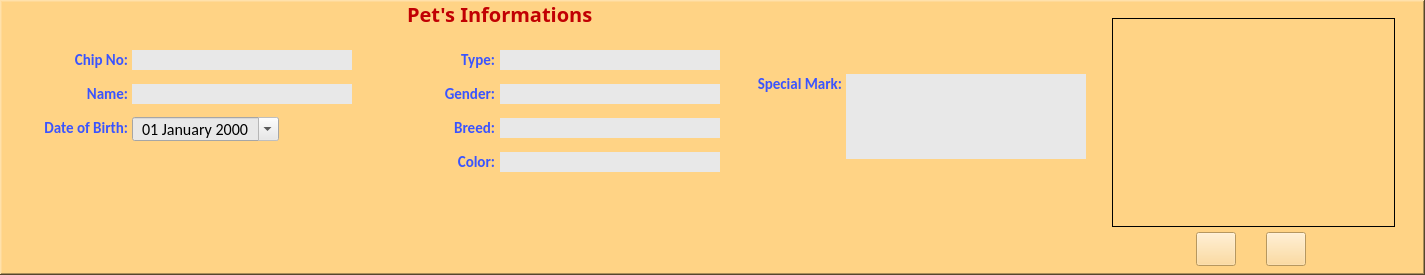
  <widget class="QFrame" name="frmClInfo_2">
   <property name="geometry">
    <rect>
     <x>482</x>
     <y>340</y>
     <width>1425</width>
     <height>275</height>
    </rect>
   </property>
   <property name="styleSheet">
    <string notr="true">background-color: rgb(255, 211, 133)</string>
   </property>
   <property name="frameShape">
    <enum>QFrame::WinPanel</enum>
   </property>
   <property name="frameShadow">
    <enum>QFrame::Raised</enum>
   </property>
   <widget class="QLabel" name="lblType">
    <property name="geometry">
     <rect>
      <x>385</x>
      <y>50</y>
      <width>110</width>
      <height>20</height>
     </rect>
    </property>
    <property name="font">
     <font>
      <family>Calibri</family>
      <pointsize>11</pointsize>
      <weight>75</weight>
      <bold>true</bold>
     </font>
    </property>
    <property name="styleSheet">
     <string notr="true">color: rgb(58, 84, 255)</string>
    </property>
    <property name="text">
     <string>Type:</string>
    </property>
    <property name="alignment">
     <set>Qt::AlignRight|Qt::AlignTrailing|Qt::AlignVCenter</set>
    </property>
   </widget>
   <widget class="QPushButton" name="btnPetDelete">
    <property name="geometry">
     <rect>
      <x>562</x>
      <y>218</y>
      <width>50</width>
      <height>50</height>
     </rect>
    </property>
    <property name="toolTip">
     <string>Delete this pet</string>
    </property>
    <property name="statusTip">
     <string/>
    </property>
    <property name="text">
     <string/>
    </property>
    <property name="icon">
     <iconset theme="C:\Users\baris\Desktop\Projects\Vet\Icons\Delete.png">
      <normaloff>../Icons/Delete.png</normaloff>../Icons/Delete.png</iconset>
    </property>
    <property name="iconSize">
     <size>
      <width>40</width>
      <height>40</height>
     </size>
    </property>
    <property name="flat">
     <bool>true</bool>
    </property>
   </widget>
   <widget class="QLabel" name="lblDOB">
    <property name="geometry">
     <rect>
      <x>18</x>
      <y>118</y>
      <width>110</width>
      <height>20</height>
     </rect>
    </property>
    <property name="font">
     <font>
      <family>Calibri</family>
      <pointsize>11</pointsize>
      <weight>75</weight>
      <bold>true</bold>
     </font>
    </property>
    <property name="styleSheet">
     <string notr="true">color: rgb(58, 84, 255)</string>
    </property>
    <property name="text">
     <string>Date of Birth:</string>
    </property>
    <property name="alignment">
     <set>Qt::AlignRight|Qt::AlignTrailing|Qt::AlignVCenter</set>
    </property>
   </widget>
   <widget class="QPushButton" name="btnPetAdd">
    <property name="geometry">
     <rect>
      <x>454</x>
      <y>218</y>
      <width>50</width>
      <height>50</height>
     </rect>
    </property>
    <property name="toolTip">
     <string>    Add a
new pet to
this client</string>
    </property>
    <property name="statusTip">
     <string/>
    </property>
    <property name="text">
     <string/>
    </property>
    <property name="icon">
     <iconset theme="C:\Users\baris\Desktop\Projects\Vet\Icons\add_pet.png">
      <normaloff>../Icons/add_pet.png</normaloff>../Icons/add_pet.png</iconset>
    </property>
    <property name="iconSize">
     <size>
      <width>40</width>
      <height>40</height>
     </size>
    </property>
    <property name="flat">
     <bool>true</bool>
    </property>
   </widget>
   <widget class="QLabel" name="lblClientInfo_2">
    <property name="geometry">
     <rect>
      <x>407</x>
      <y>4</y>
      <width>221</width>
      <height>19</height>
     </rect>
    </property>
    <property name="font">
     <font>
      <family>Algerian</family>
      <pointsize>15</pointsize>
      <weight>75</weight>
      <bold>true</bold>
     </font>
    </property>
    <property name="styleSheet">
     <string notr="true">color: rgb(193, 0, 3);</string>
    </property>
    <property name="text">
     <string>Pet's Informations</string>
    </property>
   </widget>
   <widget class="QTextEdit" name="entSpecialMark">
    <property name="geometry">
     <rect>
      <x>846</x>
      <y>74</y>
      <width>240</width>
      <height>85</height>
     </rect>
    </property>
    <property name="font">
     <font>
      <family>Calibri</family>
      <pointsize>12</pointsize>
     </font>
    </property>
    <property name="cursor" stdset="0">
     <cursorShape>IBeamCursor</cursorShape>
    </property>
    <property name="styleSheet">
     <string notr="true">background-color: rgb(232, 232, 232);</string>
    </property>
    <property name="frameShape">
     <enum>QFrame::NoFrame</enum>
    </property>
    <property name="readOnly">
     <bool>true</bool>
    </property>
   </widget>
   <widget class="QLabel" name="lblSpecialMark">
    <property name="geometry">
     <rect>
      <x>753</x>
      <y>74</y>
      <width>89</width>
      <height>20</height>
     </rect>
    </property>
    <property name="font">
     <font>
      <family>Calibri</family>
      <pointsize>11</pointsize>
      <weight>75</weight>
      <bold>true</bold>
     </font>
    </property>
    <property name="styleSheet">
     <string notr="true">color: rgb(58, 84, 255)</string>
    </property>
    <property name="text">
     <string>Special Mark:</string>
    </property>
    <property name="alignment">
     <set>Qt::AlignRight|Qt::AlignTrailing|Qt::AlignVCenter</set>
    </property>
   </widget>
   <widget class="QLineEdit" name="entName">
    <property name="geometry">
     <rect>
      <x>132</x>
      <y>84</y>
      <width>220</width>
      <height>20</height>
     </rect>
    </property>
    <property name="font">
     <font>
      <family>Calibri</family>
      <pointsize>12</pointsize>
     </font>
    </property>
    <property name="cursor">
     <cursorShape>IBeamCursor</cursorShape>
    </property>
    <property name="styleSheet">
     <string notr="true">background-color: rgb(232, 232, 232);</string>
    </property>
    <property name="text">
     <string/>
    </property>
    <property name="frame">
     <bool>false</bool>
    </property>
    <property name="readOnly">
     <bool>true</bool>
    </property>
   </widget>
   <widget class="QLineEdit" name="entType">
    <property name="geometry">
     <rect>
      <x>500</x>
      <y>50</y>
      <width>220</width>
      <height>20</height>
     </rect>
    </property>
    <property name="font">
     <font>
      <family>Calibri</family>
      <pointsize>12</pointsize>
     </font>
    </property>
    <property name="cursor">
     <cursorShape>IBeamCursor</cursorShape>
    </property>
    <property name="styleSheet">
     <string notr="true">background-color: rgb(232, 232, 232);</string>
    </property>
    <property name="text">
     <string/>
    </property>
    <property name="frame">
     <bool>false</bool>
    </property>
    <property name="readOnly">
     <bool>true</bool>
    </property>
   </widget>
   <widget class="QLineEdit" name="entGender">
    <property name="geometry">
     <rect>
      <x>500</x>
      <y>84</y>
      <width>220</width>
      <height>20</height>
     </rect>
    </property>
    <property name="font">
     <font>
      <family>Calibri</family>
      <pointsize>12</pointsize>
     </font>
    </property>
    <property name="cursor">
     <cursorShape>IBeamCursor</cursorShape>
    </property>
    <property name="styleSheet">
     <string notr="true">background-color: rgb(232, 232, 232);</string>
    </property>
    <property name="text">
     <string/>
    </property>
    <property name="frame">
     <bool>false</bool>
    </property>
    <property name="readOnly">
     <bool>true</bool>
    </property>
   </widget>
   <widget class="QLabel" name="lblGender">
    <property name="geometry">
     <rect>
      <x>385</x>
      <y>84</y>
      <width>110</width>
      <height>20</height>
     </rect>
    </property>
    <property name="font">
     <font>
      <family>Calibri</family>
      <pointsize>11</pointsize>
      <weight>75</weight>
      <bold>true</bold>
     </font>
    </property>
    <property name="styleSheet">
     <string notr="true">color: rgb(58, 84, 255)</string>
    </property>
    <property name="text">
     <string>Gender:</string>
    </property>
    <property name="alignment">
     <set>Qt::AlignRight|Qt::AlignTrailing|Qt::AlignVCenter</set>
    </property>
   </widget>
   <widget class="QDateEdit" name="dtDOB">
    <property name="enabled">
     <bool>true</bool>
    </property>
    <property name="geometry">
     <rect>
      <x>132</x>
      <y>117</y>
      <width>147</width>
      <height>24</height>
     </rect>
    </property>
    <property name="font">
     <font>
      <family>Calibri</family>
      <pointsize>12</pointsize>
      <weight>50</weight>
      <bold>false</bold>
     </font>
    </property>
    <property name="contextMenuPolicy">
     <enum>Qt::DefaultContextMenu</enum>
    </property>
    <property name="layoutDirection">
     <enum>Qt::LeftToRight</enum>
    </property>
    <property name="autoFillBackground">
     <bool>false</bool>
    </property>
    <property name="styleSheet">
     <string notr="true">background-color: rgb(232, 232, 232);</string>
    </property>
    <property name="locale">
     <locale language="English" country="UnitedStates"/>
    </property>
    <property name="alignment">
     <set>Qt::AlignCenter</set>
    </property>
    <property name="readOnly">
     <bool>true</bool>
    </property>
    <property name="buttonSymbols">
     <enum>QAbstractSpinBox::NoButtons</enum>
    </property>
    <property name="currentSection">
     <enum>QDateTimeEdit::DaySection</enum>
    </property>
    <property name="displayFormat">
     <string>dd MMMM yyyy</string>
    </property>
    <property name="calendarPopup">
     <bool>true</bool>
    </property>
    <property name="timeSpec">
     <enum>Qt::LocalTime</enum>
    </property>
   </widget>
   <widget class="QPushButton" name="btnPetEdit">
    <property name="geometry">
     <rect>
      <x>506</x>
      <y>218</y>
      <width>50</width>
      <height>50</height>
     </rect>
    </property>
    <property name="toolTip">
     <string>Edit this pet</string>
    </property>
    <property name="statusTip">
     <string/>
    </property>
    <property name="text">
     <string/>
    </property>
    <property name="icon">
     <iconset theme="C:\Users\baris\Desktop\Projects\Vet\Icons\Edit.png">
      <normaloff>../Icons/Edit.png</normaloff>../Icons/Edit.png</iconset>
    </property>
    <property name="iconSize">
     <size>
      <width>40</width>
      <height>40</height>
     </size>
    </property>
    <property name="flat">
     <bool>true</bool>
    </property>
   </widget>
   <widget class="QLabel" name="lblName">
    <property name="geometry">
     <rect>
      <x>18</x>
      <y>84</y>
      <width>110</width>
      <height>20</height>
     </rect>
    </property>
    <property name="font">
     <font>
      <family>Calibri</family>
      <pointsize>11</pointsize>
      <weight>75</weight>
      <bold>true</bold>
     </font>
    </property>
    <property name="styleSheet">
     <string notr="true">color: rgb(58, 84, 255)</string>
    </property>
    <property name="text">
     <string>Name:</string>
    </property>
    <property name="alignment">
     <set>Qt::AlignRight|Qt::AlignTrailing|Qt::AlignVCenter</set>
    </property>
   </widget>
   <widget class="QLineEdit" name="entChipNo">
    <property name="geometry">
     <rect>
      <x>132</x>
      <y>50</y>
      <width>220</width>
      <height>20</height>
     </rect>
    </property>
    <property name="font">
     <font>
      <family>Calibri</family>
      <pointsize>12</pointsize>
     </font>
    </property>
    <property name="cursor">
     <cursorShape>IBeamCursor</cursorShape>
    </property>
    <property name="styleSheet">
     <string notr="true">background-color: rgb(232, 232, 232);</string>
    </property>
    <property name="text">
     <string/>
    </property>
    <property name="frame">
     <bool>false</bool>
    </property>
    <property name="readOnly">
     <bool>true</bool>
    </property>
   </widget>
   <widget class="QLabel" name="lblChipNo">
    <property name="geometry">
     <rect>
      <x>18</x>
      <y>50</y>
      <width>110</width>
      <height>20</height>
     </rect>
    </property>
    <property name="font">
     <font>
      <family>Calibri</family>
      <pointsize>11</pointsize>
      <weight>75</weight>
      <bold>true</bold>
     </font>
    </property>
    <property name="styleSheet">
     <string notr="true">color: rgb(58, 84, 255)</string>
    </property>
    <property name="text">
     <string>Chip No:</string>
    </property>
    <property name="alignment">
     <set>Qt::AlignRight|Qt::AlignTrailing|Qt::AlignVCenter</set>
    </property>
   </widget>
   <widget class="QLabel" name="lblBreed">
    <property name="geometry">
     <rect>
      <x>385</x>
      <y>118</y>
      <width>110</width>
      <height>20</height>
     </rect>
    </property>
    <property name="font">
     <font>
      <family>Calibri</family>
      <pointsize>11</pointsize>
      <weight>75</weight>
      <bold>true</bold>
     </font>
    </property>
    <property name="styleSheet">
     <string notr="true">color: rgb(58, 84, 255)</string>
    </property>
    <property name="text">
     <string>Breed:</string>
    </property>
    <property name="alignment">
     <set>Qt::AlignRight|Qt::AlignTrailing|Qt::AlignVCenter</set>
    </property>
   </widget>
   <widget class="QLineEdit" name="entBreed">
    <property name="geometry">
     <rect>
      <x>500</x>
      <y>118</y>
      <width>220</width>
      <height>20</height>
     </rect>
    </property>
    <property name="font">
     <font>
      <family>Calibri</family>
      <pointsize>12</pointsize>
     </font>
    </property>
    <property name="cursor">
     <cursorShape>IBeamCursor</cursorShape>
    </property>
    <property name="styleSheet">
     <string notr="true">background-color: rgb(232, 232, 232);</string>
    </property>
    <property name="text">
     <string/>
    </property>
    <property name="frame">
     <bool>false</bool>
    </property>
    <property name="readOnly">
     <bool>true</bool>
    </property>
   </widget>
   <widget class="QLabel" name="lblColor">
    <property name="geometry">
     <rect>
      <x>385</x>
      <y>152</y>
      <width>110</width>
      <height>20</height>
     </rect>
    </property>
    <property name="font">
     <font>
      <family>Calibri</family>
      <pointsize>11</pointsize>
      <weight>75</weight>
      <bold>true</bold>
     </font>
    </property>
    <property name="styleSheet">
     <string notr="true">color: rgb(58, 84, 255)</string>
    </property>
    <property name="text">
     <string>Color:</string>
    </property>
    <property name="alignment">
     <set>Qt::AlignRight|Qt::AlignTrailing|Qt::AlignVCenter</set>
    </property>
   </widget>
   <widget class="QLineEdit" name="entColor">
    <property name="geometry">
     <rect>
      <x>500</x>
      <y>152</y>
      <width>220</width>
      <height>20</height>
     </rect>
    </property>
    <property name="font">
     <font>
      <family>Calibri</family>
      <pointsize>12</pointsize>
     </font>
    </property>
    <property name="cursor">
     <cursorShape>IBeamCursor</cursorShape>
    </property>
    <property name="styleSheet">
     <string notr="true">background-color: rgb(232, 232, 232);</string>
    </property>
    <property name="text">
     <string/>
    </property>
    <property name="frame">
     <bool>false</bool>
    </property>
    <property name="readOnly">
     <bool>true</bool>
    </property>
   </widget>
   <widget class="QLabel" name="lblPic">
    <property name="geometry">
     <rect>
      <x>1112</x>
      <y>18</y>
      <width>283</width>
      <height>209</height>
     </rect>
    </property>
    <property name="frameShape">
     <enum>QFrame::Panel</enum>
    </property>
    <property name="text">
     <string/>
    </property>
   </widget>
   <widget class="QPushButton" name="btnPrev">
    <property name="geometry">
     <rect>
      <x>1196</x>
      <y>232</y>
      <width>40</width>
      <height>34</height>
     </rect>
    </property>
    <property name="toolTip">
     <string>Previous picture</string>
    </property>
    <property name="text">
     <string/>
    </property>
    <property name="icon">
     <iconset theme="C:/Users/baris/Desktop/Projects/Vet/Icons/previous.png">
      <normaloff>../Icons/previous.png</normaloff>../Icons/previous.png</iconset>
    </property>
    <property name="iconSize">
     <size>
      <width>24</width>
      <height>24</height>
     </size>
    </property>
   </widget>
   <widget class="QPushButton" name="btnNext">
    <property name="geometry">
     <rect>
      <x>1266</x>
      <y>232</y>
      <width>40</width>
      <height>34</height>
     </rect>
    </property>
    <property name="toolTip">
     <string>Next Picture</string>
    </property>
    <property name="text">
     <string/>
    </property>
    <property name="icon">
     <iconset theme="C:/Users/baris/Desktop/Projects/Vet/Icons/next.png">
      <normaloff>../Icons/next.png</normaloff>../Icons/next.png</iconset>
    </property>
    <property name="iconSize">
     <size>
      <width>24</width>
      <height>24</height>
     </size>
    </property>
   </widget>
  </widget>
